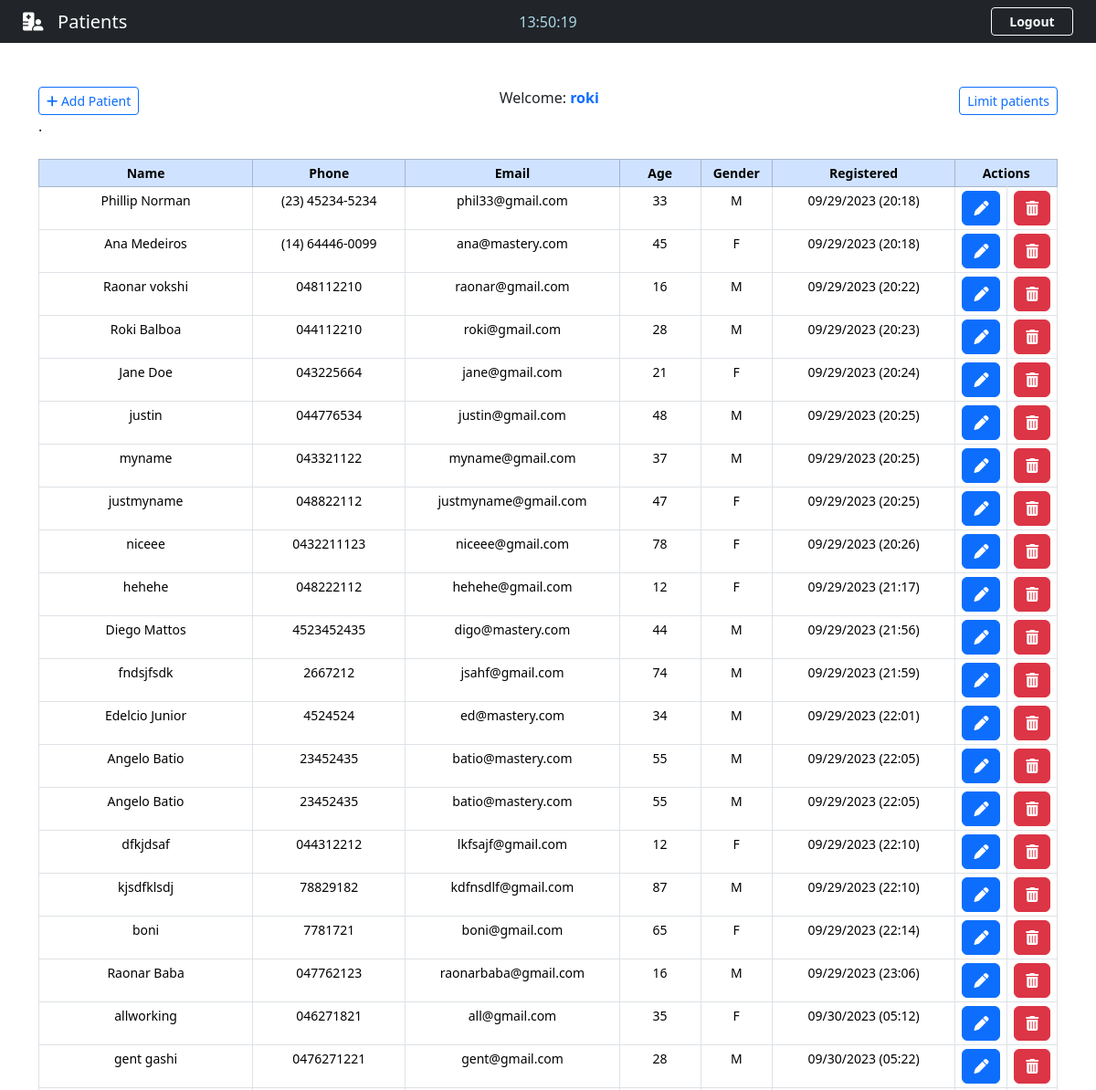
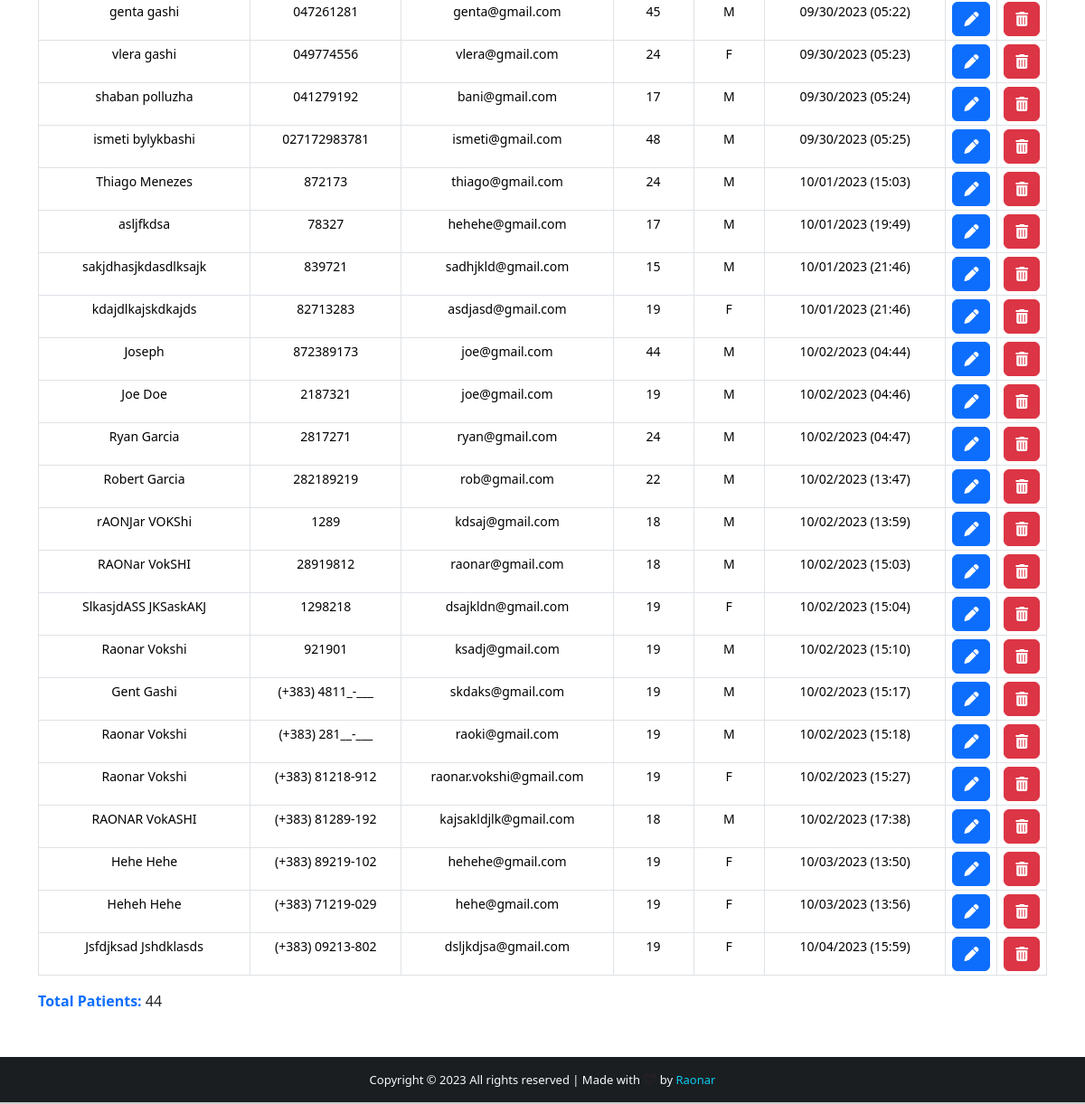
Screenshot of /show-all-patients/ (signed in) with the database file from the repository (2 pictures, top to bottom).
### App/models.py (models this page shows, shortened)
class Patient(models.Model):
    GENDER = (
        ("M", "M"),
        ("F", "F"),
    )
    id = models.IntegerField(primary_key=True)
    name = models.CharField(max_length=40)
    phone = models.CharField(max_length=40)
    email = models.CharField(max_length=40)
    age = models.CharField(max_length=3)
    gender = models.CharField(max_length=1, null=True, choices=GENDER)
    note = models.TextField(blank=True)
    created_at = models.DateTimeField(auto_now_add=True)

### App/views.py (the view)
# urls.py: path("show-all-patients/", views.show_all_patients, name="show_all_patients"),
@login_required(login_url="login")
@cache_control(no_cache=True, must_revalidate=True, no_store=True)
def show_all_patients(request):
    all_patients = Patient.objects.all()
    if 'q' in request.GET:
        q = request.GET['q']
        all_patient_list = Patient.objects.filter(
            Q(name__icontains=q) | Q(phone__icontains=q) | Q(email__icontains=q) |
            Q(age__icontains=q) | Q(gender__icontains=q) | Q(note__icontains=q)
            ).order_by(Lower('name'))
        if not all_patient_list:
            return render(request, "backend.html", {"error_message": True})
    else:
        all_patient_list = Patient.objects.all().order_by(Lower('name'))
    return render(request, "show-all-patients.html", {"patients": all_patients})

### App/templates/show-all-patients.html (shortened to what this page needs)
{% extends 'backend.html' %}
{% block show_patients_btn %}
<a href="{% url 'backend' %}" class="btn btn-outline-primary btn-sm" id="showAllPatients">
    Limit patients
</a>
{% endblock %}
{% block patients_length %}
    {{ patients.count }}
{% endblock %}
{% block footer %}
    <footer class="bg-dark text-center text-lg-start text-light" id="footer" style="margin-top: 100px;">
        <div class="text-center p-3"
        style="background-color: rgba(0,0,0, 0.2);">
            Copyright &copy; {% now "Y" %} <span>All rights reserved</span> | Made with
            <i class="text-danger fas fa-heartbeat blink_me" style="font-size: 15px;"></i> by
            <a href="#" target="_blank" style="color: #0dcaf0;"
            class="text-decoration-none">
                Raonar</a>
        </div>
    </footer>
{% endblock %}

### App/templates/backend.html (shortened to what this page needs)
{% extends "base.html" %}
{% block nav-content %}
    <i class="fas fa-hospital-user"></i>&nbsp;&nbsp; Patients
{% endblock %}
{% block time %}
    <div class="col-sm">
        <center>
            <span id="clock" style="color: lightblue;"></span>
        </center>
    </div>
{% endblock %}
{% block btn-nav %}
    <a href="{% url 'logout' %}" class="btn btn-outline-danger btn-sm border-light
    fw-bolder text-light" id="btn-nav" data-bs-toggle="modal" data-bs-target="#logoutModal">
        Logout
    </a>
{% endblock %}
{% block content %}
    <div class="container">
        <br><br>
        <div class="d-flex justify-content-between">
            <a href="{% url 'add_patient' %}" class="btn btn-outline-primary btn-sm">
                <i class="fas fa-plus"></i>&nbsp;Add Patient
            </a>
            <span>
                Welcome: <strong><span class="text-primary">{{ user.get_username }}</span></strong>
            </span>
            {% block show_patients_btn %}{% endblock %}
        </div>
        .
        <center>
            <table class="table table-bordered table-sm mt-4 col-lg-12 col-md-4" style="text-align: center; font-size: 14px;">
                <thead class="table-primary">
                    <tr>
                        <th style="width: 21%;">Name</th>
                        <th style="width: 15%;">Phone</th>
                        <th style="width: 21%;">Email</th>
                        <th style="width: 8%;">Age</th>
                        <th style="width: 7%;">Gender</th>
                        <th style="width: 18%;">Registered</th>
                        <th style="width: 10%;" colspan="2">Actions</th>
                    </tr>
                </thead>
                <tbody>
                    {% for patient in patients %}
                        <tr>
                            <td data-label="Name" id="top-table"> {{ patient.name }} </td>
                            <td data-label="Phone" id="responsive-border"> {{ patient.phone }} </td>
                            <td data-label="Email" id="responsive-border"> {{ patient.email }} </td>
                            <td data-label="Age" id="responsive-border"> {{ patient.age }} </td>
                            <td data-label="Gender" id="responsive-border"> {{ patient.gender }} </td>
                            <td data-label="Registered" id="responsive-border"> {{ patient.created_at | date:'m/d/Y (H:i)' }} </td>
                            <td>
                                <a href="/patient/{{ patient.id }}" class="btn btn-primary" title="Edit patient">
                                    <i class="fas fa-pen"></i>
                                </a>
                            </td>
                            <td>
                                <a class="btn btn-danger" title="Delete patient" data-bs-toggle="modal" data-bs-target="#deleteModal{{ patient.pk }}">
                                    <i class="fas fa-trash-alt"></i>
                                </a>
                            </td>
                        </tr>
                    {% endfor %}
                </tbody>
            </table>
        </center>
        <p>
            <span class="text-primary fw-bolder">
                Total Patients:</span>
                {% block patients_length %}{% endblock %}
        </p>
    </div>
{% endblock %}

### App/static/css/styles.css (style rules this page uses)
html, body { height: 100%; margin: 0; max-width: 100%; }
#btn-nav { width: 90px; float: right; margin-right: 25px; }
#footer, .push { height: 50px; font-size: 13px; margin-top: 50px; }

### rows the page displays
Patient: name "Phillip Norman", phone "(23) 45234-5234", email "phil33@gmail.com", age "33", gender "M", created_at "09/29/2023 (20:18)"
Patient: name "Ana Medeiros", phone "(14) 64446-0099", email "ana@mastery.com", age "45", gender "F", created_at "09/29/2023 (20:18)"
Patient: name "Raonar vokshi", phone "048112210", email "raonar@gmail.com", age "16", gender "M", created_at "09/29/2023 (20:22)"
Patient: name "Roki Balboa", phone "044112210", email "roki@gmail.com", age "28", gender "M", created_at "09/29/2023 (20:23)"
Patient: name "Jane Doe", phone "043225664", email "jane@gmail.com", age "21", gender "F", created_at "09/29/2023 (20:24)"
Patient: name "justin", phone "044776534", email "justin@gmail.com", age "48", gender "M", created_at "09/29/2023 (20:25)"
Patient: name "myname", phone "043321122", email "myname@gmail.com", age "37", gender "M", created_at "09/29/2023 (20:25)"
Patient: name "justmyname", phone "048822112", email "justmyname@gmail.com", age "47", gender "F", created_at "09/29/2023 (20:25)"
Patient: name "niceee", phone "0432211123", email "niceee@gmail.com", age "78", gender "F", created_at "09/29/2023 (20:26)"
Patient: name "hehehe", phone "048222112", email "hehehe@gmail.com", age "12", gender "F", created_at "09/29/2023 (21:17)"
Patient: name "Diego Mattos", phone "4523452435", email "digo@mastery.com", age "44", gender "M", created_at "09/29/2023 (21:56)"
Patient: name "fndsjfsdk", phone "2667212", email "jsahf@gmail.com", age "74", gender "M", created_at "09/29/2023 (21:59)"
Patient: name "Edelcio Junior", phone "4524524", email "ed@mastery.com", age "34", gender "M", created_at "09/29/2023 (22:01)"
Patient: name "Angelo Batio", phone "23452435", email "batio@mastery.com", age "55", gender "M", created_at "09/29/2023 (22:05)"
Patient: name "Angelo Batio", phone "23452435", email "batio@mastery.com", age "55", gender "M", created_at "09/29/2023 (22:05)"
Patient: name "dfkjdsaf", phone "044312212", email "lkfsajf@gmail.com", age "12", gender "F", created_at "09/29/2023 (22:10)"
Patient: name "kjsdfklsdj", phone "78829182", email "kdfnsdlf@gmail.com", age "87", gender "M", created_at "09/29/2023 (22:10)"
Patient: name "boni", phone "7781721", email "boni@gmail.com", age "65", gender "F", created_at "09/29/2023 (22:14)"
Patient: name "Raonar Baba", phone "047762123", email "raonarbaba@gmail.com", age "16", gender "M", created_at "09/29/2023 (23:06)"
Patient: name "allworking", phone "046271821", email "all@gmail.com", age "35", gender "F", created_at "09/30/2023 (05:12)"
Patient: name "gent gashi", phone "0476271221", email "gent@gmail.com", age "28", gender "M", created_at "09/30/2023 (05:22)"
Patient: name "genta gashi", phone "047261281", email "genta@gmail.com", age "45", gender "M", created_at "09/30/2023 (05:22)"
Patient: name "vlera gashi", phone "049774556", email "vlera@gmail.com", age "24", gender "F", created_at "09/30/2023 (05:23)"
Patient: name "shaban polluzha", phone "041279192", email "bani@gmail.com", age "17", gender "M", created_at "09/30/2023 (05:24)"
Patient: name "ismeti bylykbashi", phone "027172983781", email "ismeti@gmail.com", age "48", gender "M", created_at "09/30/2023 (05:25)"
Patient: name "Thiago Menezes", phone "872173", email "thiago@gmail.com", age "24", gender "M", created_at "10/01/2023 (15:03)"
Patient: name "asljfkdsa", phone "78327", email "hehehe@gmail.com", age "17", gender "M", created_at "10/01/2023 (19:49)"
Patient: name "sakjdhasjkdasdlksajk", phone "839721", email "sadhjkld@gmail.com", age "15", gender "M", created_at "10/01/2023 (21:46)"
Patient: name "kdajdlkajskdkajds", phone "82713283", email "asdjasd@gmail.com", age "19", gender "F", created_at "10/01/2023 (21:46)"
Patient: name "Joseph", phone "872389173", email "joe@gmail.com", age "44", gender "M", created_at "10/02/2023 (04:44)"
Patient: name "Joe Doe", phone "2187321", email "joe@gmail.com", age "19", gender "M", created_at "10/02/2023 (04:46)"
Patient: name "Ryan Garcia", phone "2817271", email "ryan@gmail.com", age "24", gender "M", created_at "10/02/2023 (04:47)"
Patient: name "Robert Garcia", phone "282189219", email "rob@gmail.com", age "22", gender "M", created_at "10/02/2023 (13:47)"
Patient: name "rAONJar VOKShi", phone "1289", email "kdsaj@gmail.com", age "18", gender "M", created_at "10/02/2023 (13:59)"
Patient: name "RAONar VokSHI", phone "28919812", email "raonar@gmail.com", age "18", gender "M", created_at "10/02/2023 (15:03)"
Patient: name "SlkasjdASS JKSaskAKJ", phone "1298218", email "dsajkldn@gmail.com", age "19", gender "F", created_at "10/02/2023 (15:04)"
Patient: name "Raonar Vokshi", phone "921901", email "ksadj@gmail.com", age "19", gender "M", created_at "10/02/2023 (15:10)"
Patient: name "Gent Gashi", phone "(+383) 4811_-___", email "skdaks@gmail.com", age "19", gender "M", created_at "10/02/2023 (15:17)"
Patient: name "Raonar Vokshi", phone "(+383) 281__-___", email "raoki@gmail.com", age "19", gender "M", created_at "10/02/2023 (15:18)"
Patient: name "Raonar Vokshi", phone "(+383) 81218-912", email "raonar.vokshi@gmail.com", age "19", gender "F", created_at "10/02/2023 (15:27)"
Patient: name "RAONAR VokASHI", phone "(+383) 81289-192", email "kajsakldjlk@gmail.com", age "18", gender "M", created_at "10/02/2023 (17:38)"
Patient: name "Hehe Hehe", phone "(+383) 89219-102", email "hehehe@gmail.com", age "19", gender "F", created_at "10/03/2023 (13:50)"
Patient: name "Heheh Hehe", phone "(+383) 71219-029", email "hehe@gmail.com", age "19", gender "F", created_at "10/03/2023 (13:56)"
Patient: name "Jsfdjksad Jshdklasds", phone "(+383) 09213-802", email "dsljkdjsa@gmail.com", age "19", gender "F", created_at "10/04/2023 (15:59)"

### other values shown
{{ user.get_username }} "roki"
{{ patients.count }} "44"
